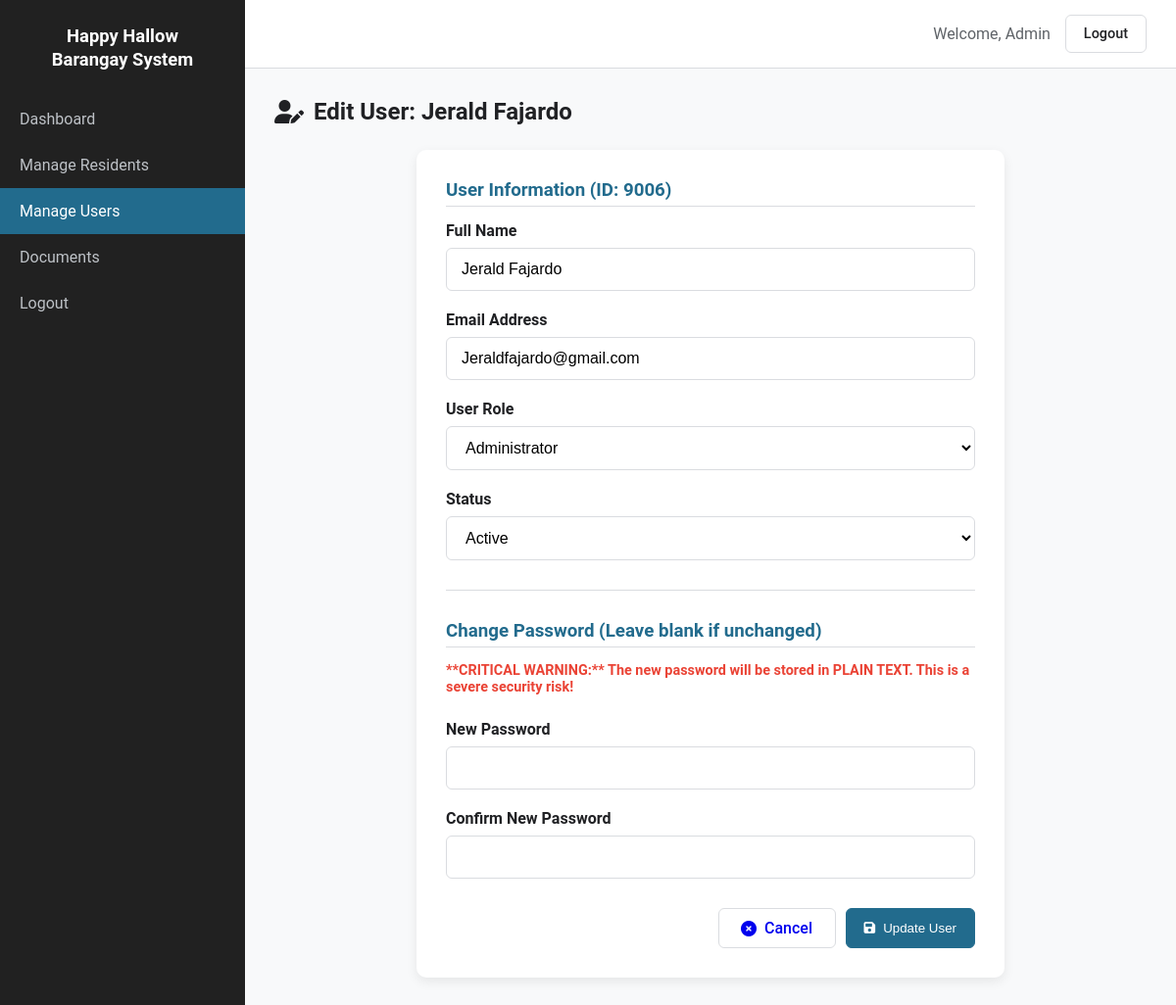
/admin/edit_user.php?id=9006 (signed in), run on the app's committed database.
### tables this page shows
CREATE TABLE IF NOT EXISTS `users` (
  `user_id` int NOT NULL AUTO_INCREMENT,
  `fullname` varchar(255) DEFAULT NULL,
  `email` varchar(100) NOT NULL,
  `password` varchar(255) NOT NULL,
  `role` varchar(10) NOT NULL,
  `status` varchar(10) NOT NULL DEFAULT 'active',
  PRIMARY KEY (`user_id`)
);

### admin/edit_user.php (the view, shortened to what this page needs)
<?php
include '../db_connect.php';
$logged_in_username = isset($_SESSION['user_name']) ? htmlspecialchars($_SESSION['user_name']) : 'Admin';
$user_data = null;
$user_id = $_GET['id'] ?? null;
function set_value($field, $default = '') {
    global $_POST, $user_data;
    if (isset($_POST[$field])) {
        return htmlspecialchars($_POST[$field]);
    } elseif ($user_data && isset($user_data[$field])) {
        return htmlspecialchars($user_data[$field]);
    }
    return $default;
}
if ($user_id) {
    $sql = "SELECT user_id, fullname, email, role, status FROM users WHERE user_id = ?";
    $stmt = $conn->prepare($sql);
    $stmt->bind_param("i", $user_id);
    $stmt->execute();
    $result = $stmt->get_result();
    if ($result->num_rows === 1) {
        $user_data = $result->fetch_assoc();
    } else {
        $_SESSION['error_message'] = "User not found or invalid ID.";
        header("Location: users.php");
        exit();
    }
} else {
    $_SESSION['error_message'] = "User ID not specified for editing.";
    header("Location: users.php");
    exit();
}
?>
<!DOCTYPE html>
<html lang="en">
<head>
    <link rel="stylesheet" href="https://cdnjs.cloudflare.com/ajax/libs/font-awesome/6.0.0-beta3/css/all.min.css" />
</head>
<body>
<div class="app-container">
    <div class="sidebar">
        <div class="logo">Happy Hallow<br />Barangay System</div>
        <nav class="main-nav">
            <ul>
                <li><a href="admin_dashboard.php">Dashboard</a></li>
                <li><a href="residents.php">Manage Residents</a></li>
                <li><a href="users.php" class="active">Manage Users</a></li>
                <li><a href="documents.php">Documents</a></li>
                <li><a href="logout.php">Logout</a></li>
            </ul>
        </nav>
    </div>
    <div class="main-content">
        <div class="topbar">
            <div class="topbar-right">
                <span class="user-info">Welcome, <?php echo $logged_in_username; ?></span>
                <a href="logout.php" class="btn logout-btn">Logout</a>
            </div>
        </div>
        <div class="page-content">
            <h2><i class="fas fa-user-edit"></i> Edit User: <?php echo htmlspecialchars($user_data['fullname'] ?? 'Unknown'); ?></h2>
            <div class="form-card">
                <form action="edit_user.php?id=<?php echo htmlspecialchars($user_id); ?>" method="POST">
                    <h3>User Information (ID: <?php echo htmlspecialchars($user_id); ?>)</h3>
                    <div class="form-group">
                        <label for="fullname">Full Name</label>
                        <input type="text" id="fullname" name="fullname" value="<?php echo set_value('fullname'); ?>" required>
                    </div>
                    <div class="form-group">
                        <label for="email">Email Address</label>
                        <input type="email" id="email" name="email" value="<?php echo set_value('email'); ?>" required>
                    </div>
                    <div class="form-group">
                        <label for="role">User Role</label>
                        <select id="role" name="role" required>
                            <option value="admin" <?php echo (set_value('role') == 'admin' ? 'selected' : ''); ?>>Administrator</option>
                        </select>
                    </div>
                    <div class="form-group">
                        <label for="status">Status</label>
                        <select id="status" name="status" required>
                            <option value="active" <?php echo (set_value('status') == 'active' ? 'selected' : ''); ?>>Active</option>
                        </select>
                    </div>
                    <hr style="border: 0; border-top: 1px solid var(--border-color); margin: 30px 0;">
                    <h3>Change Password (Leave blank if unchanged)</h3>
                    <p style="color: var(--danger-color); font-size: 0.9em; margin-bottom: 25px; font-weight: 600;">
                        **CRITICAL WARNING:** The new password will be stored in PLAIN TEXT. This is a severe security risk!
                    </p>
                    <div class="form-group">
                        <label for="new_password">New Password</label>
                        <input type="password" id="new_password" name="new_password">
                    </div>
                    <div class="form-group">
                        <label for="confirm_password">Confirm New Password</label>
                        <input type="password" id="confirm_password" name="confirm_password">
                    </div>
                    <div class="form-actions">
                        <a href="users.php" class="btn"><i class="fas fa-times-circle"></i> Cancel</a>
                        <button type="submit" class="btn primary-btn"><i class="fas fa-save"></i> Update User</button>
                    </div>
                </form>
            </div>
        </div>
    </div>
</div>
</body>
</html>

### admin/edit_user.php (style rules this page uses)
:root { --primary-color: #226b8dff; --primary-dark: #226b8dff; --secondary-color: #5f6368; --danger-color: #ea4335; --background-color: #f8f9fa; --card-background: #ffffff; --sidebar-bg: #212121; --text-color: #202124; --text-light: #5f6368; --border-color: #dadce0; --radius: 10px; --shadow: 0 4px 12px rgba(0, 0, 0, 0.08); }
* { box-sizing: border-box; }
body { margin: 0; font-family: "Roboto", Arial, sans-serif; background: var(--background-color); color: var(--text-color); }
a { text-decoration: none; }
.app-container { display: flex; min-height: 100vh; }
.sidebar { width: 250px; background: var(--sidebar-bg); color: white; }
.logo { padding: 25px; text-align: center; font-weight: 700; font-size: 1.15rem; line-height: 1.3; }
.main-nav ul { list-style: none; padding: 0; margin: 0; }
.main-nav a { display: block; padding: 14px 20px; color: #bdc1c6; }
.main-nav a:hover, .main-nav a.active { background: var(--primary-dark); color: white; }
.main-content { flex: 1; }
.topbar { background: white; padding: 15px 30px; border-bottom: 1px solid var(--border-color); display: flex; justify-content: flex-end; align-items: center; }
.topbar-right { display: flex; align-items: center; }
.user-info { margin-right: 15px; color: var(--text-light); }
.logout-btn { padding: 8px 15px; border: 1px solid var(--border-color); background: transparent; color: var(--text-color); font-size: 0.9rem; cursor: pointer; border-radius: 6px; transition: background-color 0.2s; font-weight: 500; }
.page-content { padding: 30px; }
.page-content h2 { margin-top: 0; margin-bottom: 25px; color: var(--text-color); display: flex; align-items: center; gap: 10px; }
.page-content h3 { margin: 0 0 15px 0; padding-bottom: 5px; border-bottom: 1px solid var(--border-color); color: var(--primary-dark); }
.btn { padding: 10px 18px; border-radius: 6px; font-weight: 500; border: 1px solid var(--border-color); cursor: pointer; transition: background-color 0.2s, box-shadow 0.2s; }
.primary-btn { background: var(--primary-color); color: white; border-color: var(--primary-color); }
.form-card { background: var(--card-background); border-radius: var(--radius); box-shadow: var(--shadow); padding: 30px; max-width: 600px; margin: 0 auto; }
.form-group { margin-bottom: 20px; }
.form-group label { display: block; margin-bottom: 8px; font-weight: 600; color: var(--text-color); }
.form-group input[type="text"], .form-group input[type="email"], .form-group input[type="password"], .form-group select { width: 100%; padding: 12px 15px; border: 1px solid var(--border-color); border-radius: 6px; font-size: 1rem; transition: border-color 0.2s, box-shadow 0.2s; background-color: #ffffff; }
.form-actions { margin-top: 30px; display: flex; justify-content: flex-end; gap: 10px; }
.form-actions .btn { min-width: 120px; display: flex; align-items: center; justify-content: center; gap: 8px; }

### data on the page
users: fullname "Jerald Fajardo", email "Jeraldfajardo@gmail.com", role "Administrator", status "Active"

### other printed values
$logged_in_username "Admin"
$user_id "9006"
